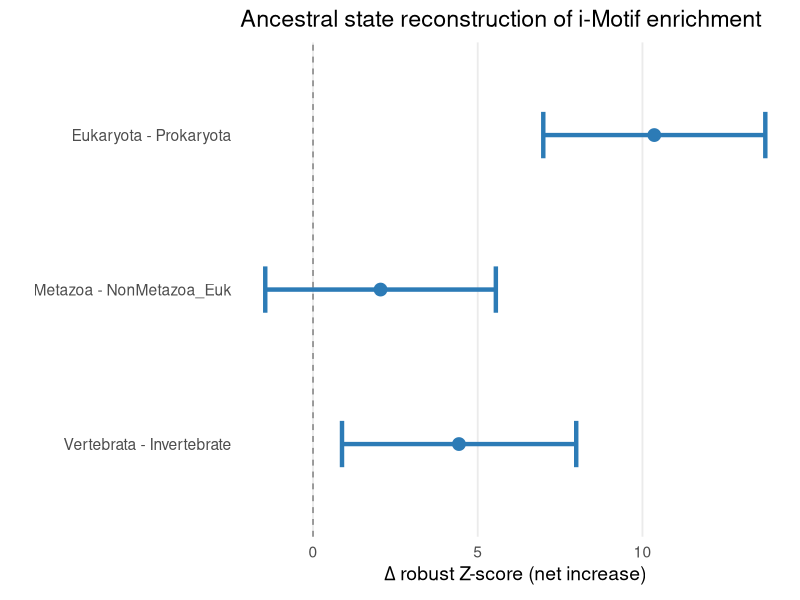
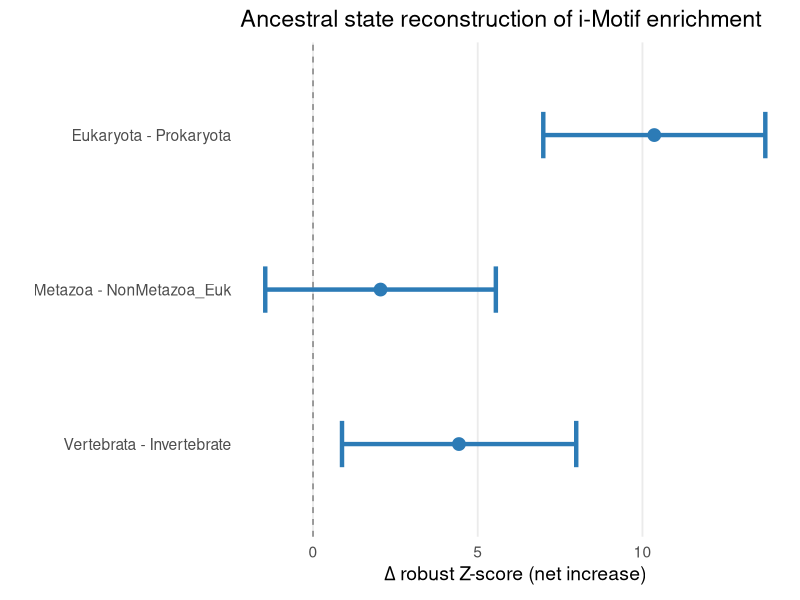

These charts were generated, in order, by the following R code:
library(ggplot2)

# Data (based on 400-species analysis; replace values after full data run)
df <- data.frame(
  Transition = c("Eukaryota - Prokaryota", "Metazoa - NonMetazoa_Euk", "Vertebrata - Invertebrate"),
  Delta_Z = c(10.36, 2.05, 4.43),
  Lower = c(6.99, -1.45, 0.88),
  Upper = c(13.73, 5.55, 7.99)
)
df$Transition <- factor(df$Transition, levels = rev(df$Transition))

p <- ggplot(df, aes(x = Delta_Z, y = Transition)) +
  geom_vline(xintercept = 0, linetype = "dashed", color = "grey50") +
  geom_point(size = 4, color = "#2c7bb6") +
  geom_errorbar(aes(xmin = Lower, xmax = Upper), width = 0.3, linewidth = 1.5, 
                color = "#2c7bb6", orientation = "y") +
  labs(x = expression(Delta ~ "robust Z-score (net increase)"),
       y = "",
       title = "Ancestral state reconstruction of i-Motif enrichment") +
  theme_minimal(base_size = 14) +
  theme(panel.grid.major.y = element_blank(),
        panel.grid.minor = element_blank())

# Output both PDF and PNG
ggsave("delta_z_forest.pdf", plot = p, width = 8, height = 4)
ggsave("delta_z_forest.png", plot = p, width = 8, height = 4, dpi = 300)
